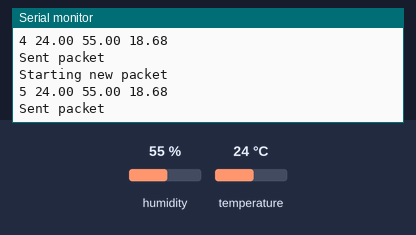
The sketch below on a simulated Arduino Uno, built with avr-gcc and run on an emulated ATmega328P. Shown: the last lines printed to the serial monitor. Inputs (shaded band) come from the test bench; at power-on: humidity 55 %, temperature 24 °C. No radio packets arrive unless stated.

Above: at 3.1 s.
3.2 s: humidity set to 22 %
At 3.8 s:
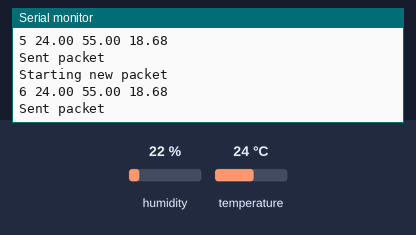
6.2 s: temperature set to 12 °C
At 6.64 s:
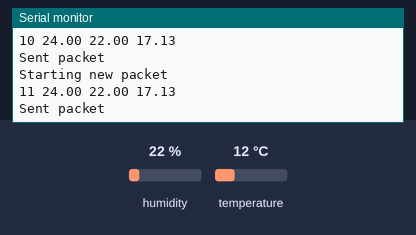
9.2 s: humidity set to 40 %
At 9.49 s:
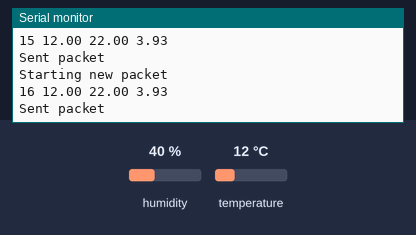
Timing chart, 0 to 12.2 s (numbered marks = the images above; inputs shaded):
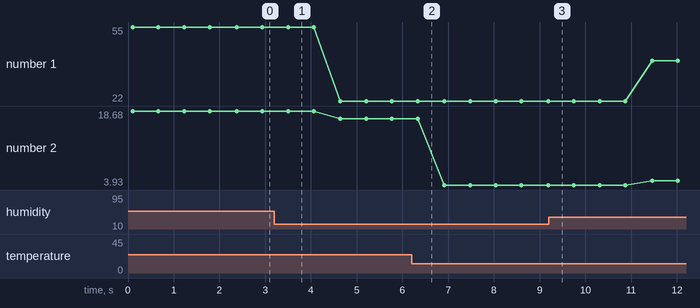

Measured:
- plotted number 1: 55 → 22 after the input at 3.2 s, 22 → 40 after the input at 9.2 s
- plotted number 2: 18.68 → 17.13 after the input at 3.2 s, 17.13 → 3.93 after the input at 6.2 s, 3.93 → 4.78 after the input at 9.2 s

The sketch:

read_and_send.ino
```cpp
#include "DHT.h"
#include <LoRa.h>
#include <SPI.h>

// Definit la broche de l'Arduino sur laquelle la
// broche DATA du capteur est reliee
#define DHTPIN 13

// Definit le type de capteur utilise
#define DHTTYPE DHT11

// Declare un objet de type DHT
// Il faut passer en parametre du constructeur
// de l'objet la broche et le type de capteur
DHT dht(DHTPIN, DHTTYPE);

#define ss 5
#define rst 14
#define dio0 2
#define delay_wait 500

uint32_t seqNum = 0;
typedef struct {
  uint32_t sequenceNum = 1;
  float temperature = -45;
  float humidity = -1;
  float heatIndex = -1;
} Temp_Data;

Temp_Data tData;
void setup()
{

  Serial.begin(115200);
  while (!Serial);
  Serial.println("LoRa transceiver");
  dht.begin();
  LoRa.setPins(ss, rst, dio0);    //setup LoRa transceiver module

  while (!LoRa.begin(433E6))     //433E6 - Asia, 866E6 - Europe, 915E6 - North America
  {
    delay(delay_wait);
    Serial.println("LoRa start failed");
  }
//  LoRa.setSyncWord(0xA5);
  Serial.println("Leaving setup");
}

void loop()
{
  Serial.println("Starting new packet");
  tData.sequenceNum = seqNum;
  tData.temperature = dht.readTemperature();
  tData.humidity = dht.readHumidity();
  tData.heatIndex = dht.computeHeatIndex(tData.temperature,tData.humidity,true);


  LoRa.beginPacket();   //Send LoRa packet to receiver
  LoRa.write((const uint8_t*)&tData,sizeof(tData));
  LoRa.endPacket();

  Serial.print(tData.sequenceNum);
  Serial.print(" ");
  Serial.print(tData.temperature);
  Serial.print(" ");
  Serial.print(tData.humidity);
  Serial.print(" ");
  Serial.print(tData.heatIndex);
  Serial.print("\n");
  Serial.println("Sent packet");
  seqNum++;
  delay(delay_wait);
}
```
